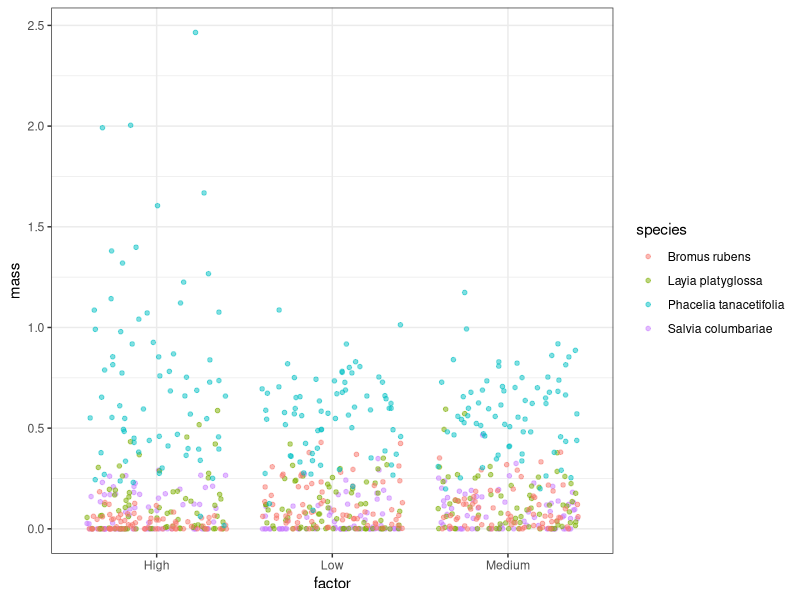
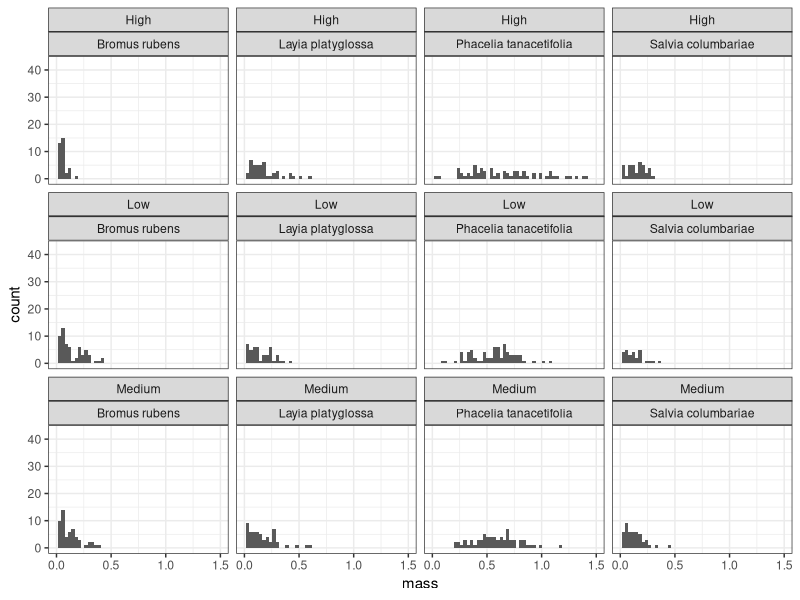
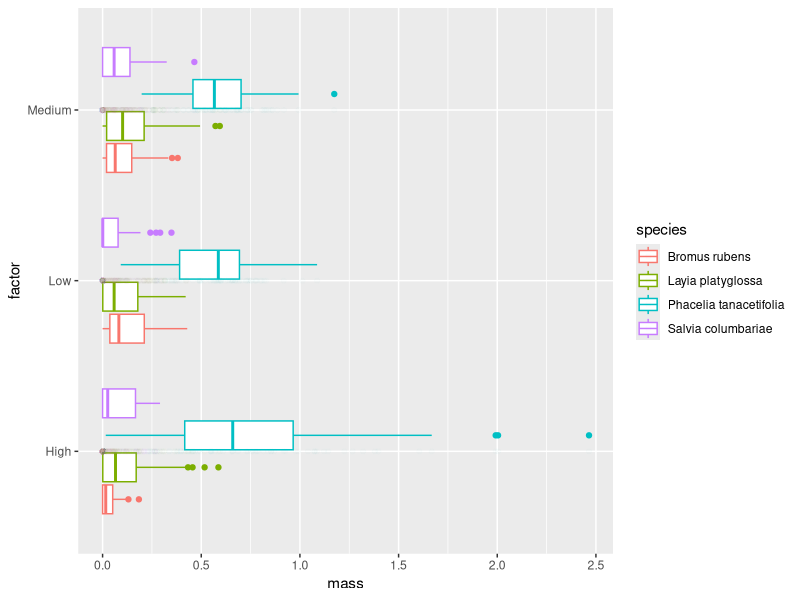
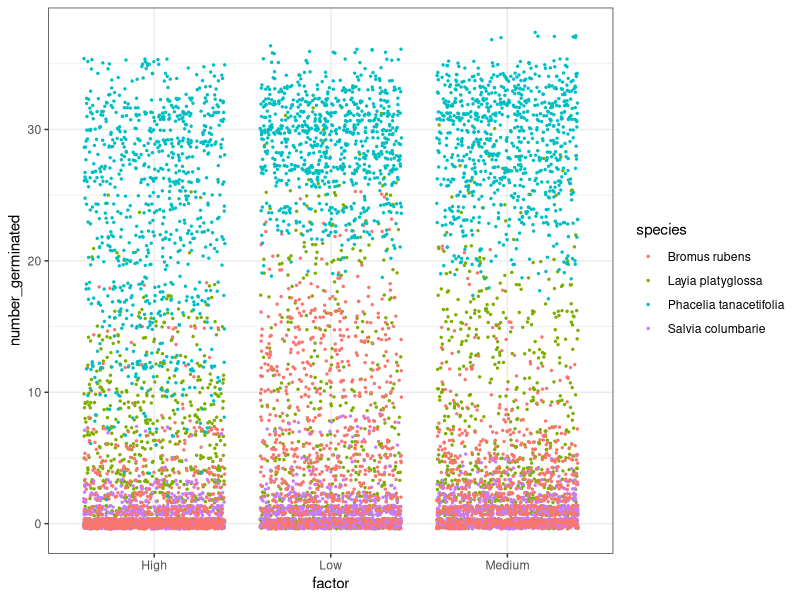
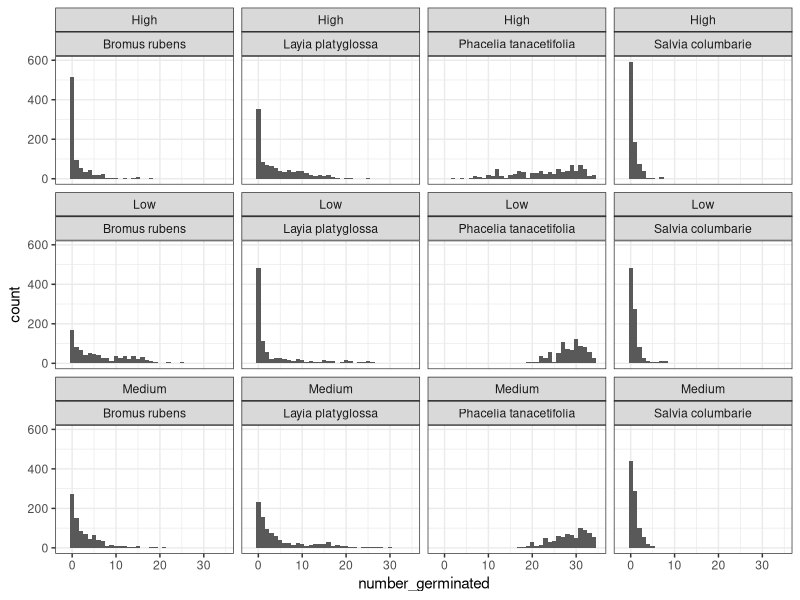
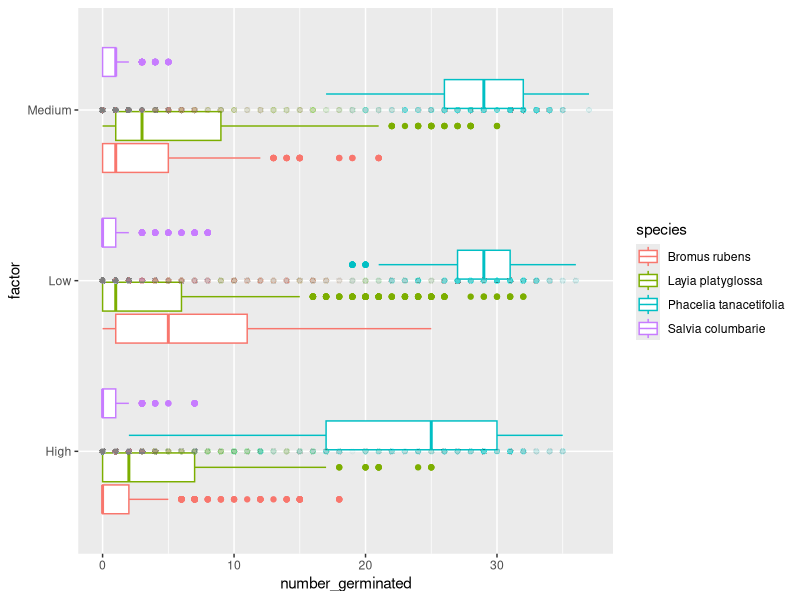
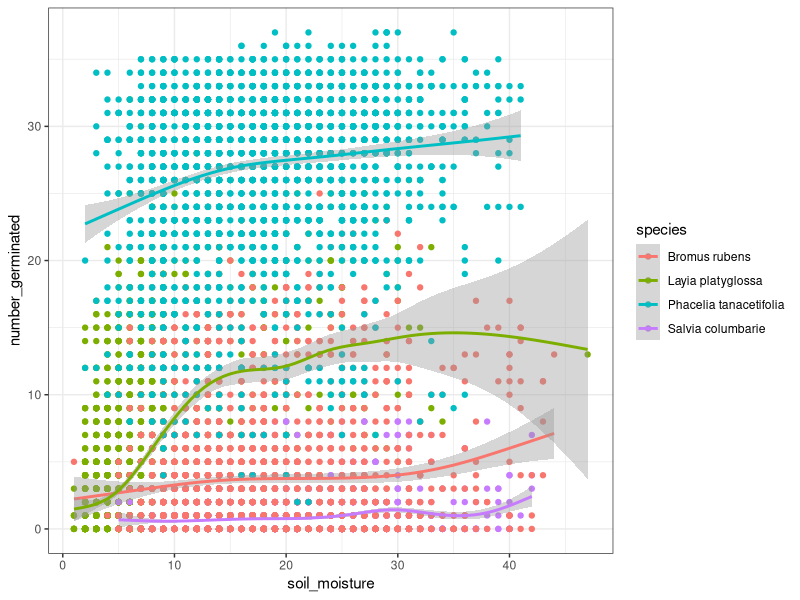

Generate these figures, in order, with R:
## ---- chunk 1
rm(list = ls())
library(tidyverse)
library(here)
library(ggfortify)
## ---- chunk 2
dry_mass <- read.csv(here("Data", "dry_mass_metadata.csv"),stringsAsFactors = TRUE)
germination <- read.csv(here("Data", "germination_data.csv"),stringsAsFactors = TRUE)
## ---- chunk 3
summary(dry_mass)
summary(germination)
## ---- chunk 4
ggplot(dry_mass, aes(factor, mass, color = species, group = species))+
     geom_point(position = "jitter", size = 1.25, alpha = 0.5)+
     theme_bw()
## ---- chunk 5
ggplot(dry_mass, aes(x = mass))+
      geom_histogram(binwidth=.03)+
       facet_wrap(~ factor + species, ncol = 4)+
       theme_bw()+ 
       xlim(-.0002, 1.5) 
## ---- chunk 6
mod = lm(mass ~ factor + species, data = dry_mass)
anova(mod)
summary(mod)
## ---- chunk 7
ggplot(dry_mass, aes(factor, mass, color = species))+
  geom_boxplot() +
  geom_point(alpha = 0.01) +
  coord_flip()
## ---- chunk 8
ggplot(germination, aes(factor, number_germinated, color = species, group = species))+
     geom_point(position = "jitter", size = .5, alpha = 2)+
     theme_bw()
## ---- chunk 9
ggplot(germination, aes(x = number_germinated))+
      geom_histogram(binwidth= 1)+
       facet_wrap(~ factor + species, ncol = 4)+
       theme_bw()+ 
       xlim(-2,35) 
## ---- chunk 10
mod = lm(number_germinated ~ factor + species, data = germination)
anova(mod)
summary(mod)
## ---- chunk 11
ggplot(germination, aes(factor, number_germinated, color = species))+
  geom_boxplot() +
  geom_point(alpha = 0.01) +
  coord_flip()
## ---- chunk 12
ggplot(germination, aes(x = soil_moisture, y = number_germinated, color = species, group = species))+
  geom_point() + 
  geom_smooth() +
  theme_bw()
  
## ---- chunk 13
mod = lm(number_germinated ~ soil_moisture + species, data = germination)
anova(mod)
summary(mod)
